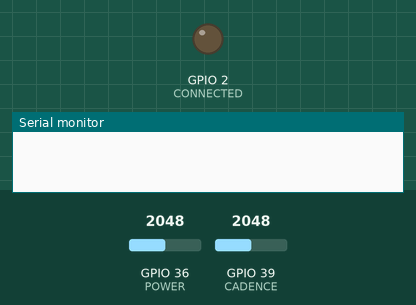
This sketch was run on a simulated ESP32. Shown: output pins drawn as LEDs (lit = HIGH), the last lines printed to the serial monitor. Inputs (shaded band) come from the test bench; at power-on: GPIO 36 (POWER) = 2048, GPIO 39 (CADENCE) = 2048. Nothing arrives over Bluetooth unless stated; a phone connects over Bluetooth LE 3 s after start.

Above: at 0.1 s.
At 3.1 s:
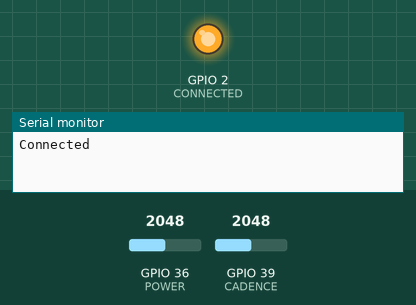
Timing chart, 0 to 4.6 s (numbered marks = the images above):
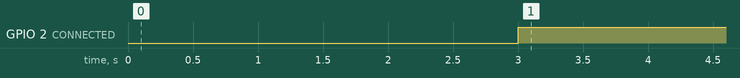

Measured:
- by itself, GPIO 2 (CONNECTED): LOW → HIGH at 3.0 s

The sketch:

ESP32ZwiftRider.ino
```cpp
#include <BLEDevice.h>
#include <BLEUtils.h>
#include <BLEServer.h>
#include <BLEAdvertising.h>
#include <BLE2902.h>


// fitness machine service uuid, as defined in GATT specifications
#define FITNESS_MACHINE_SERVICE   BLEUUID((uint16_t)0x1826)

// BLE Characteristics required
BLECharacteristic indoorBike(BLEUUID((uint16_t)0x2AD2), BLECharacteristic::PROPERTY_NOTIFY) ;
BLECharacteristic fitnessMachineControlPoint(BLEUUID((uint16_t)0x2AD9), BLECharacteristic::PROPERTY_INDICATE | BLECharacteristic::PROPERTY_WRITE);


#define CADENCE     39
#define POWER       36
#define CONNECTED   2

void setup() {
  Serial.begin(115200) ;
  pinMode(POWER, INPUT) ;
  pinMode(CADENCE, INPUT) ;
  pinMode(CONNECTED, OUTPUT) ;
  BLEDevice::init("ESP32ZwiftRider") ; // name of the ble device
  InitBLEServer() ;
}


bool connected = false ;
class MyServerCallbacks : public BLEServerCallbacks {
  void onConnect(BLEServer* pServer) {
    Serial.println("Connected") ;
    digitalWrite(CONNECTED, HIGH) ;
    connected = true ;
  } ;
  void onDisconnect(BLEServer* pServer) {
    Serial.println("Disconnected") ;
    digitalWrite(CONNECTED, LOW) ;
    connected = false ;
    BLEDevice::startAdvertising() ;
  } ;
} ;


void InitBLEServer() {
  BLEServer *pServer = BLEDevice::createServer() ;
  pServer->setCallbacks(new MyServerCallbacks()) ;
  BLEService *pFitness = pServer->createService(FITNESS_MACHINE_SERVICE);

  indoorBike.addDescriptor(new BLE2902()) ;
  pFitness->addCharacteristic(&indoorBike) ;

  fitnessMachineControlPoint.addDescriptor(new BLE2902());
  pFitness->addCharacteristic(&fitnessMachineControlPoint);

  pFitness->start() ;

  BLEAdvertising *pAdvertising = BLEDevice::getAdvertising();
  pAdvertising->addServiceUUID(FITNESS_MACHINE_SERVICE);
  pAdvertising->setScanResponse(true) ;
  pAdvertising->setMinPreferred(0x06) ;
  BLEDevice::startAdvertising() ;
}


#define MAX_CADENCE 120
#define MAX_POWER   500

int16_t grade = 0 ;
int16_t target_power = -1 ;
int16_t target_cadence = -1 ;
void loop() {
  int cadence = (target_cadence >= 0 ? target_cadence : map(analogRead(CADENCE), 0, 4095, 0, MAX_CADENCE)) ;
  int power = (target_power >= 0 ? target_power : map(analogRead(POWER), 0, 4095, 0, MAX_POWER)) ;

  if (connected){
    sendData(power, cadence) ;
    getData() ;
  }

  delay(100) ;
}


#define INDOOR_BIKE_DATA_DEF  0b0000000001000100 // flags for indoor bike data characteristics - power and cadence
void sendData(uint16_t power, uint16_t cadence){
  uint8_t indoorBikeData[8] = {
    (uint8_t)(INDOOR_BIKE_DATA_DEF & 0xff),
    (uint8_t)(INDOOR_BIKE_DATA_DEF >> 8),
    (uint8_t)0, (uint8_t)0,                                             // Speed
    (uint8_t)((cadence << 1) & 0xff), (uint8_t)((cadence << 1) >> 8),   // Cadence
    (uint8_t)(power & 0xff), (uint8_t)(power >> 8)                      // Power
  } ;
  indoorBike.setValue(indoorBikeData, 8) ;
  indoorBike.notify() ;
}


void getData(){
  std::string msg = fitnessMachineControlPoint.getValue() ;
  if (msg.length() > 0){
    uint8_t resp[3] = {0x80, msg[0], 0x01};
    switch(msg[0]) {
      case 0x80:    // Response
        return ;
      case 0x00:    // Request control
      case 0x01:     // Reset
      case 0x07:    // Start/stop
        break ;
      case 0x05:    // Target power level
        target_power = (msg[2] << 8) + msg[1] ;
        Serial.print("Target Power: ") ;
        Serial.println(target_power) ;
        break ;
      case 0x11:
        grade = (msg[4] << 8) + msg[3] ;
        Serial.print("Grade: ") ;
        Serial.println(grade) ;
        break ;
    }

    for (int i = 0 ; i < msg.length() ; i++){
      Serial.print(msg[i], HEX) ;
      Serial.print(" ") ;
    }
    Serial.println() ;
    fitnessMachineControlPoint.setValue(resp, 3) ;
    fitnessMachineControlPoint.indicate() ;
  }
}
```
